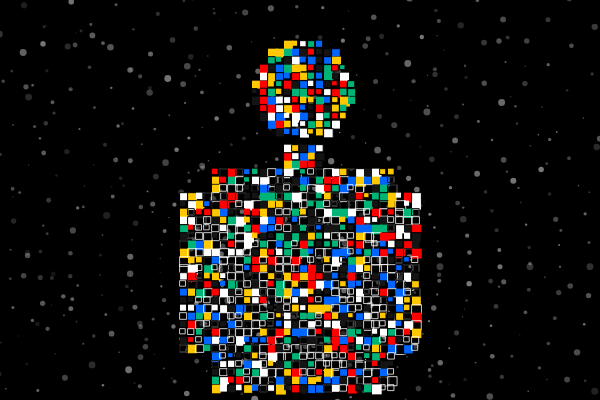
Frame 1 (no input)
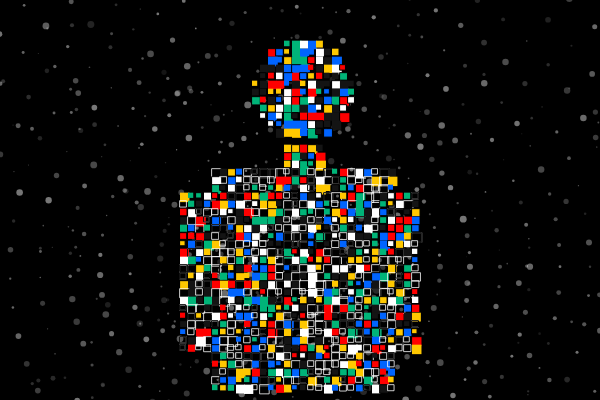
Frame 2 (the mouse pressed at the canvas centre, redrawn once)

The p5.js sketch that drew these frames (run headless with seeded random() and noise() and a simulated clock; the mouse was pressed at the canvas centre and the sketch redrawn once):

// p5.js sketch
// ── sketch.js
function setup() {
  createCanvas(600, 400);
  noLoop();
}

function draw() {
  background(0);

  translate(width / 2, height / 1.5);

  drawBackgroundCircles();
  drawPixelHuman();
}

// ----- 사람 (네모로 조합) -----
function drawPixelHuman() {
  let palette = [
    color(255, 0, 0),
    color(0, 100, 255),
    color(255, 200, 0),
    color(0, 180, 120),
    color(255),
    color(20, 20, 20)
  ];

  noStroke();

  // 인체 
  for (let y = -250; y < 300; y += 8) {
  for (let x = -120; x < 120; x += 8) {

      // 몸 형태
      if (isInsideHuman(x, y)) {

      let size = random(5, 10);

      let isBody = (y > -100 && y < 120 && abs(x) < 90);
      let isArm = (y > -80 && y < 80 && abs(x) > 90 && abs(x) < 140);

// ----- 채워진 네모 & 빈 네모 -----
if (isBody || isArm) {

    if (random() > 0.6) {
    // > 빈 네모
    noFill();
    stroke(255, 200); // 밝은 라인
    strokeWeight(1);
    rect(x, y, size, size);
    noStroke();

  } else {
    // > 채워진 네모
    fill(random(palette));
    rect(x, y, size, size);
  }

} else {
  // 머리&등 > 나머지는 그대로 채움
  fill(random(palette));
  rect(x, y, size, size);
}

        // 작은 사각형
        if (random() > 0.7) {
          stroke(0);
          noFill();
          rect(x, y, size, size);
          noStroke();
        }
      }
    }
  }
}

// ----- 인체 실루엣 -----
function isInsideHuman(x, y) {

  // ----- 머리 -----
  if (dist(x, y, 0, -180) < 50) return true;
 
  // ----- 목 -----
  if (abs(x) < 20 && y > -130 && y < -100) return true;

  // ----- 어깨 + 상체 -----
  if (y > -100 && y < 120 && abs(x) < 90) return true;

  // ----- 팔 (상반신만) -----
  if (y > -80 && y < 80 && abs(x) > 90 && abs(x) < 140) return true;

  return false;
}
// ----- 배경 (원 기반) -----
function drawBackgroundCircles() {
  noFill();

  // 동구조
  for (let r = 50; r < 400; r += 30) {
    stroke(255, 40);
    strokeWeight(1);

    // 원 쪼개기
    for (let a = 0; a < TWO_PI; a += 0.1) {
      let x = cos(a) * r;
      let y = sin(a) * r;

      let size = random(1, 7);

      noStroke();
      fill(255, random(30, 120));
      ellipse(x, y, size);
    }
  }

  // 랜덤 원형 추가
  for (let i = 0; i < 300; i++) {
    fill(255, random(20, 100));
    ellipse(
      random(-300, 300),
      random(-400, 400),
      random(1, 6)
    );
  }
}
